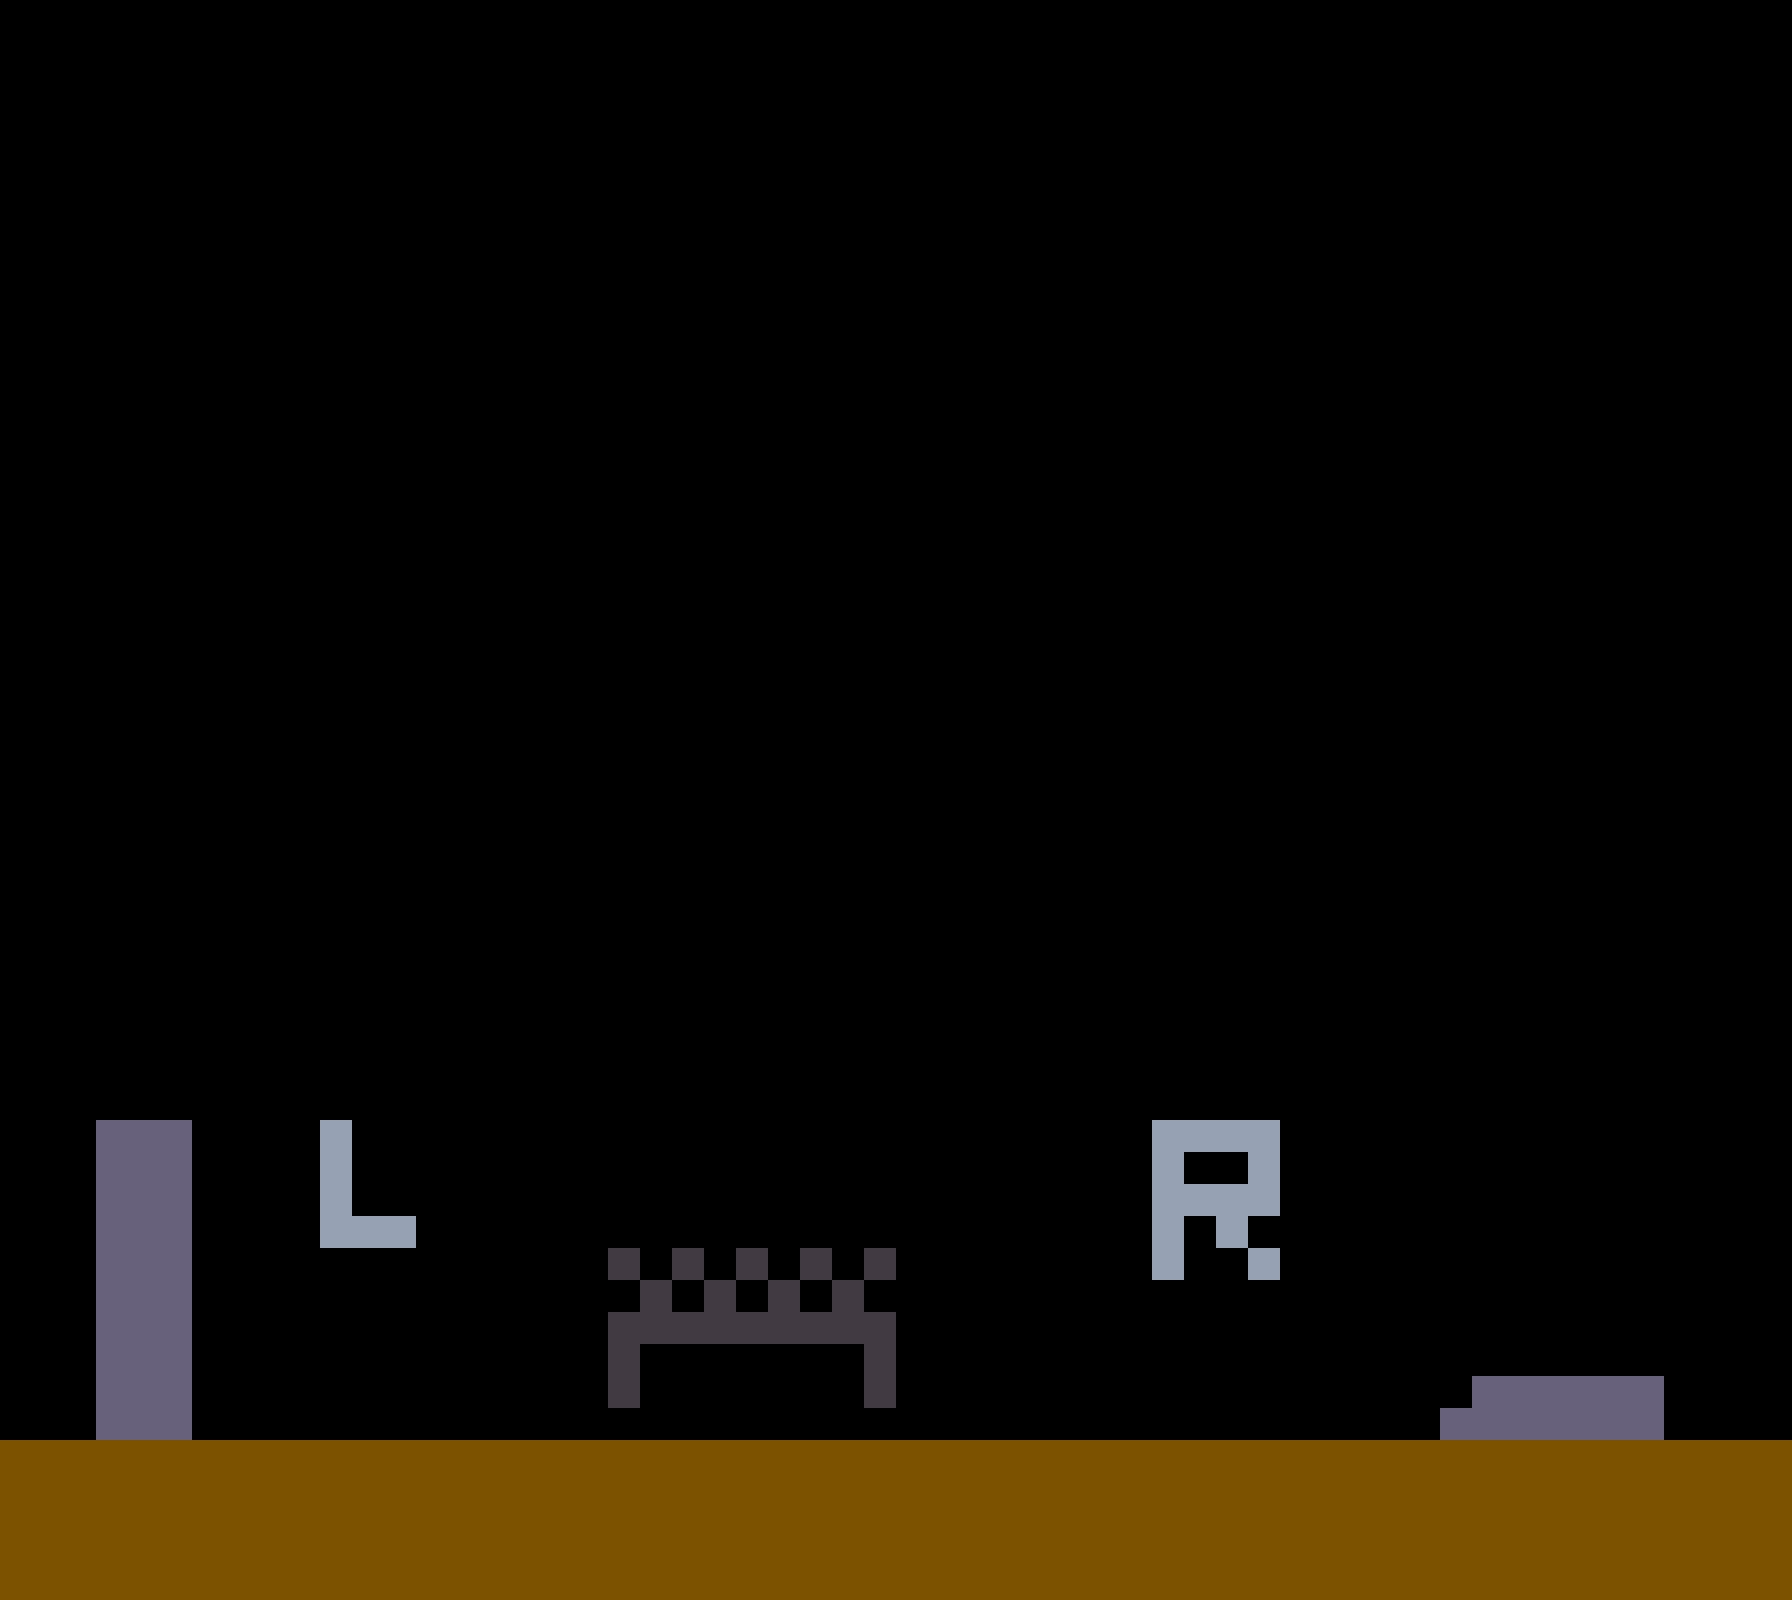

A level layout from a 2D game, rendered from its tile map. Below: a short description, then the map file with its tile-grid data intact:
An orthogonal 56x50 tile map with 32x32 px tiles, 1 tile layer (Mundo), 2 tilesets and 7 objects.

<map version="1.10" tiledversion="1.10.1" orientation="orthogonal" renderorder="right-down" width="56" height="50" tilewidth="32" tileheight="32" infinite="0" nextlayerid="6" nextobjectid="16">
 <tileset firstgid="1" source="Pictures/tiletest.tsx" />
 <tileset firstgid="3" source="../Tutorial tiled/paleta  background.tsx" />
 <layer id="1" name="Mundo" width="56" height="50">
  <data encoding="csv">
0,0,0,0,0,0,0,0,0,0,0,0,0,0,0,0,0,0,0,0,0,0,0,0,0,0,0,0,0,0,0,0,0,0,0,0,0,0,0,0,0,0,0,0,0,0,0,0,0,0,0,0,0,0,0,0,
0,0,0,0,0,0,0,0,0,0,0,0,0,0,0,0,0,0,0,0,0,0,0,0,0,0,0,0,0,0,0,0,0,0,0,0,0,0,0,0,0,0,0,0,0,0,0,0,0,0,0,0,0,0,0,0,
0,0,0,0,0,0,0,0,0,0,0,0,0,0,0,0,0,0,0,0,0,0,0,0,0,0,0,0,0,0,0,0,0,0,0,0,0,0,0,0,0,0,0,0,0,0,0,0,0,0,0,0,0,0,0,0,
0,0,0,0,0,0,0,0,0,0,0,0,0,0,0,0,0,0,0,0,0,0,0,0,0,0,0,0,0,0,0,0,0,0,0,0,0,0,0,0,0,0,0,0,0,0,0,0,0,0,0,0,0,0,0,0,
0,0,0,0,0,0,0,0,0,0,0,0,0,0,0,0,0,0,0,0,0,0,0,0,0,0,0,0,0,0,0,0,0,0,0,0,0,0,0,0,0,0,0,0,0,0,0,0,0,0,0,0,0,0,0,0,
0,0,0,0,0,0,0,0,0,0,0,0,0,0,0,0,0,0,0,0,0,0,0,0,0,0,0,0,0,0,0,0,0,0,0,0,0,0,0,0,0,0,0,0,0,0,0,0,0,0,0,0,0,0,0,0,
0,0,0,0,0,0,0,0,0,0,0,0,0,0,0,0,0,0,0,0,0,0,0,0,0,0,0,0,0,0,0,0,0,0,0,0,0,0,0,0,0,0,0,0,0,0,0,0,0,0,0,0,0,0,0,0,
0,0,0,0,0,0,0,0,0,0,0,0,0,0,0,0,0,0,0,0,0,0,0,0,0,0,0,0,0,0,0,0,0,0,0,0,0,0,0,0,0,0,0,0,0,0,0,0,0,0,0,0,0,0,0,0,
0,0,0,0,0,0,0,0,0,0,0,0,0,0,0,0,0,0,0,0,0,0,0,0,0,0,0,0,0,0,0,0,0,0,0,0,0,0,0,0,0,0,0,0,0,0,0,0,0,0,0,0,0,0,0,0,
0,0,0,0,0,0,0,0,0,0,0,0,0,0,0,0,0,0,0,0,0,0,0,0,0,0,0,0,0,0,0,0,0,0,0,0,0,0,0,0,0,0,0,0,0,0,0,0,0,0,0,0,0,0,0,0,
0,0,0,0,0,0,0,0,0,0,0,0,0,0,0,0,0,0,0,0,0,0,0,0,0,0,0,0,0,0,0,0,0,0,0,0,0,0,0,0,0,0,0,0,0,0,0,0,0,0,0,0,0,0,0,0,
0,0,0,0,0,0,0,0,0,0,0,0,0,0,0,0,0,0,0,0,0,0,0,0,0,0,0,0,0,0,0,0,0,0,0,0,0,0,0,0,0,0,0,0,0,0,0,0,0,0,0,0,0,0,0,0,
0,0,0,0,0,0,0,0,0,0,0,0,0,0,0,0,0,0,0,0,0,0,0,0,0,0,0,0,0,0,0,0,0,0,0,0,0,0,0,0,0,0,0,0,0,0,0,0,0,0,0,0,0,0,0,0,
0,0,0,0,0,0,0,0,0,0,0,0,0,0,0,0,0,0,0,0,0,0,0,0,0,0,0,0,0,0,0,0,0,0,0,0,0,0,0,0,0,0,0,0,0,0,0,0,0,0,0,0,0,0,0,0,
0,0,0,0,0,0,0,0,0,0,0,0,0,0,0,0,0,0,0,0,0,0,0,0,0,0,0,0,0,0,0,0,0,0,0,0,0,0,0,0,0,0,0,0,0,0,0,0,0,0,0,0,0,0,0,0,
0,0,0,0,0,0,0,0,0,0,0,0,0,0,0,0,0,0,0,0,0,0,0,0,0,0,0,0,0,0,0,0,0,0,0,0,0,0,0,0,0,0,0,0,0,0,0,0,0,0,0,0,0,0,0,0,
0,0,0,0,0,0,0,0,0,0,0,0,0,0,0,0,0,0,0,0,0,0,0,0,0,0,0,0,0,0,0,0,0,0,0,0,0,0,0,0,0,0,0,0,0,0,0,0,0,0,0,0,0,0,0,0,
0,0,0,0,0,0,0,0,0,0,0,0,0,0,0,0,0,0,0,0,0,0,0,0,0,0,0,0,0,0,0,0,0,0,0,0,0,0,0,0,0,0,0,0,0,0,0,0,0,0,0,0,0,0,0,0,
0,0,0,0,0,0,0,0,0,0,0,0,0,0,0,0,0,0,0,0,0,0,0,0,0,0,0,0,0,0,0,0,0,0,0,0,0,0,0,0,0,0,0,0,0,0,0,0,0,0,0,0,0,0,0,0,
0,0,0,0,0,0,0,0,0,0,0,0,0,0,0,0,0,0,0,0,0,0,0,0,0,0,0,0,0,0,0,0,0,0,0,0,0,0,0,0,0,0,0,0,0,0,0,0,0,0,0,0,0,0,0,0,
0,0,0,0,0,0,0,0,0,0,0,0,0,0,0,0,0,0,0,0,0,0,0,0,0,0,0,0,0,0,0,0,0,0,0,0,0,0,0,0,0,0,0,0,0,0,0,0,0,0,0,0,0,0,0,0,
0,0,0,0,0,0,0,0,0,0,0,0,0,0,0,0,0,0,0,0,0,0,0,0,0,0,0,0,0,0,0,0,0,0,0,0,0,0,0,0,0,0,0,0,0,0,0,0,0,0,0,0,0,0,0,0,
0,0,0,0,0,0,0,0,0,0,0,0,0,0,0,0,0,0,0,0,0,0,0,0,0,0,0,0,0,0,0,0,0,0,0,0,0,0,0,0,0,0,0,0,0,0,0,0,0,0,0,0,0,0,0,0,
0,0,0,0,0,0,0,0,0,0,0,0,0,0,0,0,0,0,0,0,0,0,0,0,0,0,0,0,0,0,0,0,0,0,0,0,0,0,0,0,0,0,0,0,0,0,0,0,0,0,0,0,0,0,0,0,
0,0,0,0,0,0,0,0,0,0,0,0,0,0,0,0,0,0,0,0,0,0,0,0,0,0,0,0,0,0,0,0,0,0,0,0,0,0,0,0,0,0,0,0,0,0,0,0,0,0,0,0,0,0,0,0,
0,0,0,0,0,0,0,0,0,0,0,0,0,0,0,0,0,0,0,0,0,0,0,0,0,0,0,0,0,0,0,0,0,0,0,0,0,0,0,0,0,0,0,0,0,0,0,0,0,0,0,0,0,0,0,0,
0,0,0,0,0,0,0,0,0,0,0,0,0,0,0,0,0,0,0,0,0,0,0,0,0,0,0,0,0,0,0,0,0,0,0,0,0,0,0,0,0,0,0,0,0,0,0,0,0,0,0,0,0,0,0,0,
0,0,0,0,0,0,0,0,0,0,0,0,0,0,0,0,0,0,0,0,0,0,0,0,0,0,0,0,0,0,0,0,0,0,0,0,0,0,0,0,0,0,0,0,0,0,0,0,0,0,0,0,0,0,0,0,
0,0,0,0,0,0,0,0,0,0,0,0,0,0,0,0,0,0,0,0,0,0,0,0,0,0,0,0,0,0,0,0,0,0,0,0,0,0,0,0,0,0,0,0,0,0,0,0,0,0,0,0,0,0,0,0,
0,0,0,0,0,0,0,0,0,0,0,0,0,0,0,0,0,0,0,0,0,0,0,0,0,0,0,0,0,0,0,0,0,0,0,0,0,0,0,0,0,0,0,0,0,0,0,0,0,0,0,0,0,0,0,0,
0,0,0,0,0,0,0,0,0,0,0,0,0,0,0,0,0,0,0,0,0,0,0,0,0,0,0,0,0,0,0,0,0,0,0,0,0,0,0,0,0,0,0,0,0,0,0,0,0,0,0,0,0,0,0,0,
0,0,0,0,0,0,0,0,0,0,0,0,0,0,0,0,0,0,0,0,0,0,0,0,0,0,0,0,0,0,0,0,0,0,0,0,0,0,0,0,0,0,0,0,0,0,0,0,0,0,0,0,0,0,0,0,
0,0,0,0,0,0,0,0,0,0,0,0,0,0,0,0,0,0,0,0,0,0,0,0,0,0,0,0,0,0,0,0,0,0,0,0,0,0,0,0,0,0,0,0,0,0,0,0,0,0,0,0,0,0,0,0,
0,0,0,0,0,0,0,0,0,0,0,0,0,0,0,0,0,0,0,0,0,0,0,0,0,0,0,0,0,0,0,0,0,0,0,0,0,0,0,0,0,0,0,0,0,0,0,0,0,0,0,0,0,0,0,0,
0,0,0,0,0,0,0,0,0,0,0,0,0,0,0,0,0,0,0,0,0,0,0,0,0,0,0,0,0,0,0,0,0,0,0,0,0,0,0,0,0,0,0,0,0,0,0,0,0,0,0,0,0,0,0,0,
0,0,0,2,2,2,0,0,0,0,3,0,0,0,0,0,0,0,0,0,0,0,0,0,0,0,0,0,0,0,0,0,0,0,0,0,3,3,3,3,0,0,0,0,0,0,0,0,0,0,0,0,0,0,0,0,
0,0,0,2,2,2,0,0,0,0,3,0,0,0,0,0,0,0,0,0,0,0,0,0,0,0,0,0,0,0,0,0,0,0,0,0,3,0,0,3,0,0,0,0,0,0,0,0,0,0,0,0,0,0,0,0,
0,0,0,2,2,2,0,0,0,0,3,0,0,0,0,0,0,0,0,0,0,0,0,0,0,0,0,0,0,0,0,0,0,0,0,0,3,3,3,3,0,0,0,0,0,0,0,0,0,0,0,0,0,0,0,0,
0,0,0,2,2,2,0,0,0,0,3,3,3,0,0,0,0,0,0,0,0,0,0,0,0,0,0,0,0,0,0,0,0,0,0,0,3,0,3,0,0,0,0,0,0,0,0,0,0,0,0,0,0,0,0,0,
0,0,0,2,2,2,0,0,0,0,0,0,0,0,0,0,0,0,0,5,0,5,0,5,0,5,0,5,0,0,0,0,0,0,0,0,3,0,0,3,0,0,0,0,0,0,0,0,0,0,0,0,0,0,0,0,
0,0,0,2,2,2,0,0,0,0,0,0,0,0,0,0,0,0,0,0,5,0,5,0,5,0,5,0,0,0,0,0,0,0,0,0,0,0,0,0,0,0,0,0,0,0,0,0,0,0,0,0,0,0,0,0,
0,0,0,2,2,2,0,0,0,0,0,0,0,0,0,0,0,0,0,5,5,5,5,5,5,5,5,5,0,0,0,0,0,0,0,0,0,0,0,0,0,0,0,0,0,0,0,0,0,0,0,0,0,0,0,0,
0,0,0,2,2,2,0,0,0,0,0,0,0,0,0,0,0,0,0,5,0,0,0,0,0,0,0,5,0,0,0,0,0,0,0,0,0,0,0,0,0,0,0,0,0,0,0,0,0,0,0,0,0,0,0,0,
0,0,0,2,2,2,0,0,0,0,0,0,0,0,0,0,0,0,0,5,0,0,0,0,0,0,0,5,0,0,0,0,0,0,0,0,0,0,0,0,0,0,0,0,0,0,2,2,2,2,2,2,0,0,0,0,
0,0,0,2,2,2,0,0,0,0,0,0,0,0,0,0,0,0,0,0,0,0,0,0,0,0,0,0,0,0,0,0,0,0,0,0,0,0,0,0,0,0,0,0,0,2,2,2,2,2,2,2,0,0,0,0,
1,1,1,1,1,1,1,1,1,1,1,1,1,1,1,1,1,1,1,1,1,1,1,1,1,1,1,1,1,1,1,1,1,1,1,1,1,1,1,1,1,1,1,1,1,1,1,1,1,1,1,1,1,1,1,1,
1,1,1,1,1,1,1,1,1,1,1,1,1,1,1,1,1,1,1,1,1,1,1,1,1,1,1,1,1,1,1,1,1,1,1,1,1,1,1,1,1,1,1,1,1,1,1,1,1,1,1,1,1,1,1,1,
1,1,1,1,1,1,1,1,1,1,1,1,1,1,1,1,1,1,1,1,1,1,1,1,1,1,1,1,1,1,1,1,1,1,1,1,1,1,1,1,1,1,1,1,1,1,1,1,1,1,1,1,1,1,1,1,
1,1,1,1,1,1,1,1,1,1,1,1,1,1,1,1,1,1,1,1,1,1,1,1,1,1,1,1,1,1,1,1,1,1,1,1,1,1,1,1,1,1,1,1,1,1,1,1,1,1,1,1,1,1,1,1,
1,1,1,1,1,1,1,1,1,1,1,1,1,1,1,1,1,1,1,1,1,1,1,1,1,1,1,1,1,1,1,1,1,1,1,1,1,1,1,1,1,1,1,1,1,1,1,1,1,1,1,1,1,1,1,1
</data>
 </layer>
 <objectgroup id="5" name="Object Layer 1">
  <object id="2" x="0" y="1440">
   <polygon points="0,0 1792,0 1792,160 0,160" />
  </object>
  <object id="3" x="96" y="1120">
   <polygon points="0,0 96,0 96,320" />
  </object>
  <object id="4" x="640" y="1408">
   <polygon points="0,0 -32,0 -32,-96 0,-96" />
  </object>
  <object id="5" x="864" y="1312">
   <polygon points="0,0 0,96 32,96 32,0" />
  </object>
  <object id="10" x="608" y="1280">
   <polygon points="0,0 288,0 288,-32 256,-32 256,0 224,0 224,-32 192,-32 192,0 160,0 160,-32 128,-32 128,0 96,0 96,-32 64,-32 64,0 32,0 32,-32 0,-32" />
  </object>
  <object id="12" x="640" y="1312">
   <polyline points="0,0 224,0" />
  </object>
  <object id="15" x="1440" y="1440">
   <polygon points="0,0 0,-32 32,-32 32,-64 224,-64 224,0" />
  </object>
 </objectgroup>
</map>
